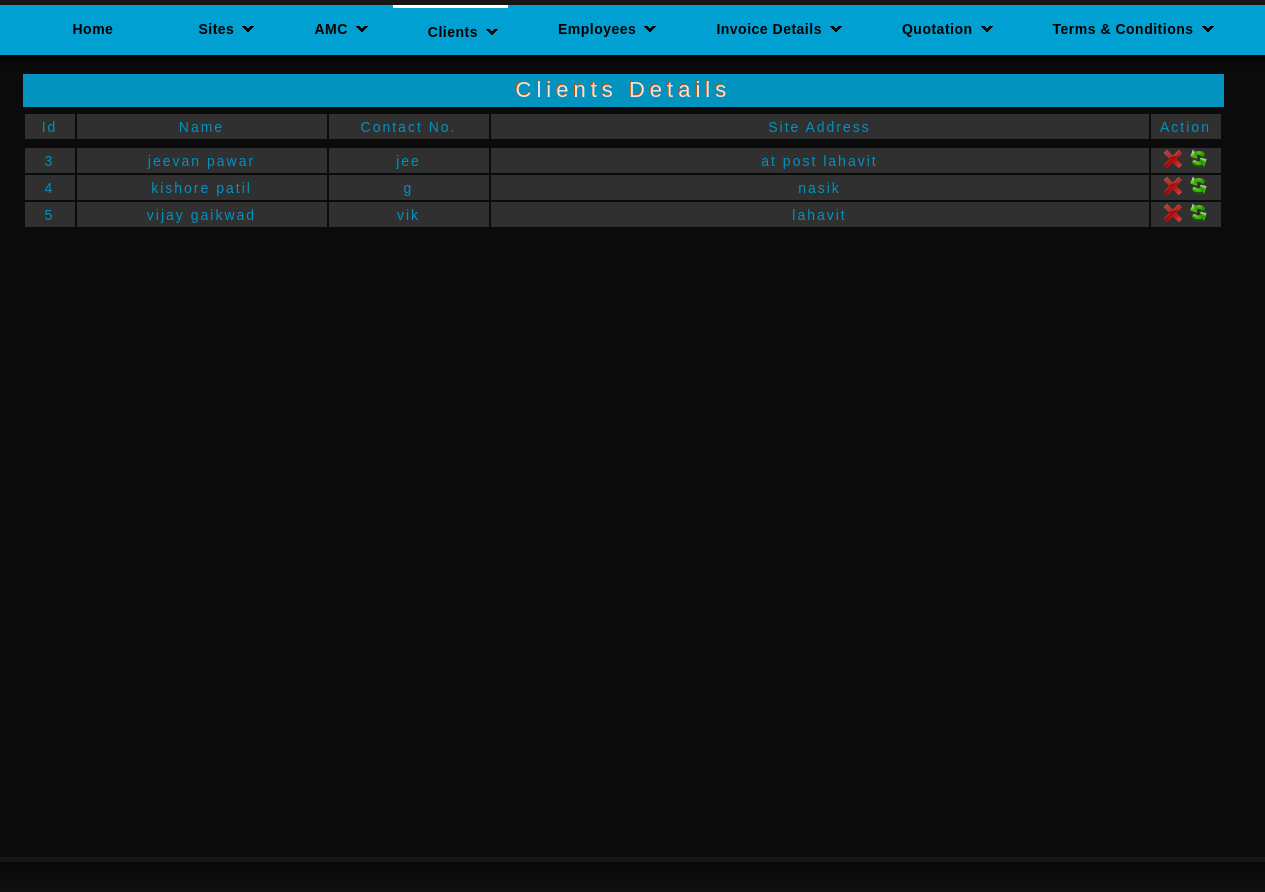
The app's page /clients.php, older data.
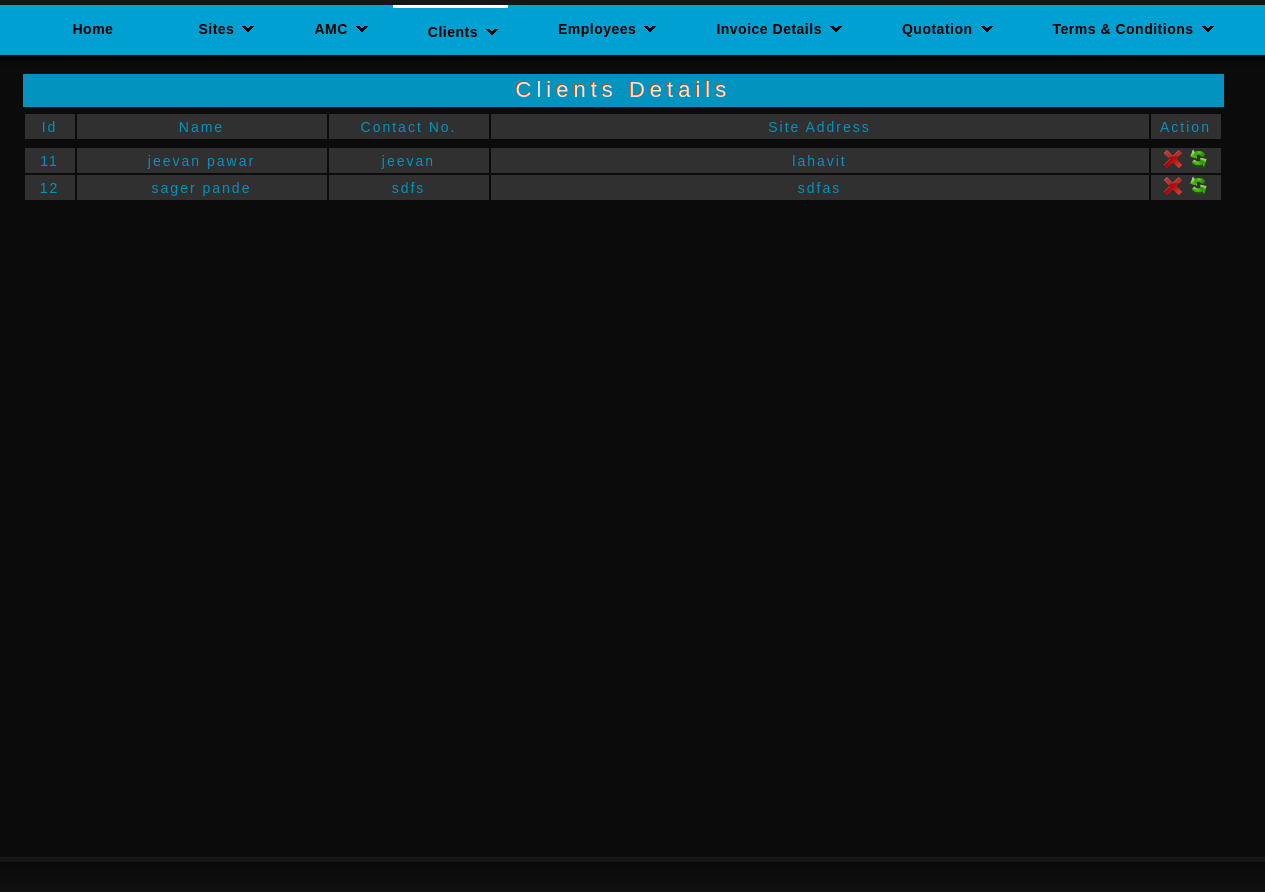
The same page, newer data.
### tables this page shows
CREATE TABLE IF NOT EXISTS `clients` (
  `c_id` int(11) NOT NULL AUTO_INCREMENT,
  `e_id` int(11) NOT NULL,
  `c_first` varchar(25) NOT NULL,
  `c_last` varchar(25) NOT NULL,
  `c_add` text NOT NULL,
  `c_city` varchar(25) NOT NULL,
  `c_pin` int(11) NOT NULL,
  `c_ph` bigint(11) NOT NULL,
  `c_mo` bigint(11) NOT NULL,
  `c_email` varchar(25) NOT NULL,
  `c_amc` bigint(11) NOT NULL,
  `c_site` varchar(25) NOT NULL,
  `c_ot` int(11) NOT NULL,
  `c_ut` int(11) NOT NULL,
  PRIMARY KEY (`c_id`)
);

### clients.php (the view, shortened to what this page needs)
<?php
	$c_qry_f="select * from clients";
	$c_res_f=mysql_query($c_qry_f);
?>
<html>
<head>
<link rel="stylesheet" href="styles.css" type="text/css" />
</head>
<body>
<div id="container">
	    <div id="nav">
    	<ul class="sf-menu dropdown">
        	<li><a href="index.php">Home</a></li>
            <li><a class="has_submenu" href="site.php">Sites</a>
            </li>
            <li ><a class="has_submenu" href="site.php">AMC</a>
            </li>
            <li class="selected"><a class="has_submenu" href="clients.php">Clients</a>
            </li>
            <li><a class="has_submenu" href="employee.php">Employees</a>
            </li>
            <li><a class="has_submenu" href="invoicedetails.php">Invoice Details</a>
            </li>
            <li><a class="has_submenu" href="quotation.php">Quotation</a>
            </li>
            <li><a class="has_submenu"  href="term.php">Terms & Conditions</a>
           </li>
        </ul>
    </div>
    <div id="sub-header">
	<div class="quo">
    	<br />
		<div class="quotation"><center>Clients Details</center></div>
        <div>
        <table class="emp_tab">
        <tr class="emp_header">
        <td width="50">Id</td>
        <td width="250">Name</td>
        <td width="160">Contact No.</td>
        <td>Site Address</td>
        <td width="70">Action</td>
        </tr>
        <table class="emp_tab">
        <?php
		while($c_row=mysql_fetch_array($c_res_f))
		{
        echo "<tr class='emp_header'>";
        echo "<td width='50'>";
		echo $c_row[0];
		echo "</td>";
        echo "<td width='250'>";
		echo $c_row[2]; echo "&nbsp;"; echo $c_row[3];
		echo "</td>";
        echo "<td width='160'>";
		echo $c_row[9];
		echo "</td>";
		echo "<td>";
		echo $c_row[4];
		echo "</td>";
        echo "<td width='70'>";
		echo "<a href='?c_id1=$c_row[0]'><img src='images/delete.png' height='20' width='20' /></a>&nbsp;<a href='updateclients.php?c_id2=$c_row[0]'><img src='images/update.png' height='20' width='20' /></a>";
		echo "</td>";
		echo "</tr>";
		}
		?>
        </table>
        </table>
        </div>
    </div>
    </div>
    </div>
 <div id="footer">
    </div>
</body>
</html>

### styles.css (style rules this page uses)
body { background: #161616; margin:0; padding:0; font-family: Verdana, Geneva, sans-serif; font-size: 13px; color: #666; }
* { margin:0; padding:0; }
a { color: #F97B27; }
ul, ol { margin: 0 0 35px 35px; }
li { padding-bottom: 5px; }
#container { width: 960px; margin: 0 auto; padding: 0px; }
#nav { margin-top:5px; background:#00a1d2; height: 50px; width: 1315px; margin-left:-180px; position: relative; z-index: 999; -webkit-box-shadow: 0 10px 6px -6px black; -moz-box-shadow: 0 10px 6px -6px black; box-shadow: 0 10px 6px -6px black; }
#nav ul { list-style: none; padding: 0; margin-left: 50px; height: 50px; }
#nav ul li { display: block; float: left; }
#nav ul li a { display: block; color: #000; display: block; font-size: 14px; font-weight: bold; float: left; margin-left:15px; letter-spacing: 0.5px; font-family: Arial, Helvetica, sans-serif; padding: 17px 35px 17px; text-decoration: none; }
#nav ul li a.has_submenu { background: transparent url('images/submenu-item.gif') no-repeat scroll right center; padding-right: 30px; }
#nav ul li.selected a, #nav ul li.selected a:hover, #nav ul li.selected li.selected a { color: #000; border-top: 3px solid #FFF; }
.sf-menu, .sf-menu * { margin: 0; padding: 0; list-style: none; }
.sf-menu { line-height: 1.0; }
.sf-menu li { float: left; position: relative; }
.sf-menu a { display: block; position: relative; }
div#sub-header { margin-top:2px; margin-bottom:5px; margin-left:-180px; width:1315px; height: 800px; background-color:#0A0A0A; opacity:0.9; }
#footer { margin:0 auto; background: #000 url('images/footer.jpg') repeat-x scroll bottom left; padding: 30px 5px 0; }
.quo { margin-left:50px; }
.quotation { font-size:22px; color:#fff; font-family: Arial, Helvetica, sans-serif; font-weight:500; letter-spacing:5px; background-color:#00a1d2; width:95%; height:30px; margin-top:2px; text-shadow:-1px -1px #CE5709; padding:3px 0px 0px 0px; }
.emp_tab { margin-top:5px; width:1200px; height:auto; }
.emp_header td { height:25px; text-align:center; background-color:#333; color:#00a1d2; font-size:14px; letter-spacing:2px; }

Row changes from the older to the newer data that the page shows:
removed clients: c_id "3", c_first "jeevan", c_last "pawar", c_email "jee", c_add "at post lahavit"
removed clients: c_id "4", c_first "kishore", c_last "patil", c_email "g", c_add "nasik"
removed clients: c_id "5", c_first "vijay", c_last "gaikwad", c_email "vik", c_add "lahavit"
added clients: c_id "11", c_first "jeevan", c_last "pawar", c_email "jeevan", c_add "lahavit"
added clients: c_id "12", c_first "sager", c_last "pande", c_email "sdfs", c_add "sdfas"
